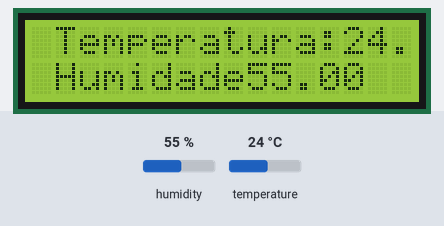
Recording of a sketch running on a simulated Arduino Mega 2560, built with avr-gcc and run on an emulated ATmega2560. Parts: 16×2 character LCD. The test bench sets the inputs (shaded band); at power-on: humidity 55 %, temperature 24 °C.

Above: at 1.2 s.
1.3 s: humidity set to 22 %
At 4.6 s:
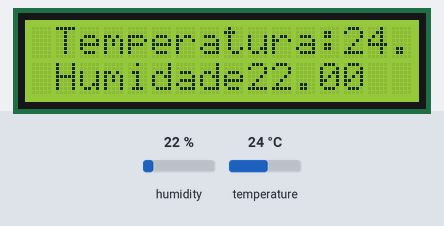
5.2 s: temperature set to 12 °C
At 6.8 s:
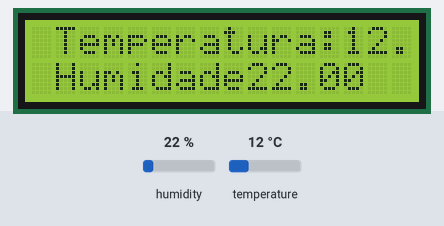
9.1 s: humidity set to 40 %
At 10.2 s:
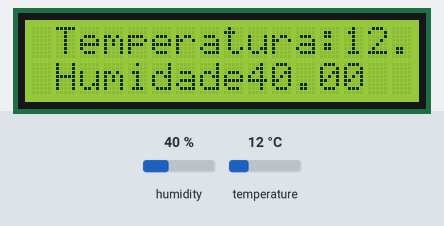
13.0 s: temperature set to 19 °C
At 15.8 s:
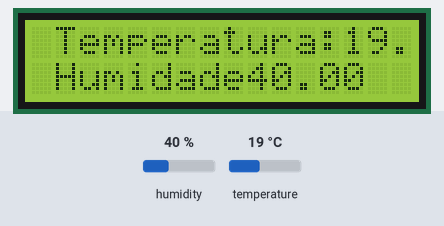
Timing chart, 0 to 17.3 s (numbered marks = the images above; inputs shaded):
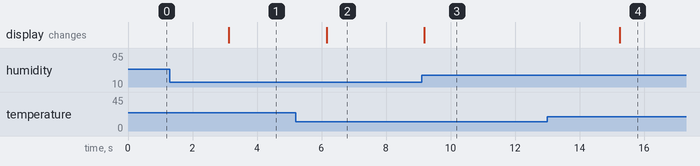

Measured:
- after the input at 1.3 s, the display: changes after 1.8 s (image 1)
- after the input at 5.2 s, the display: changes after 0.96 s (image 2)
- after the input at 9.1 s, the display: changes after 0.09 s (image 3)
- after the input at 13.0 s, the display: changes after 2.2 s (image 4)

The sketch:

dht_lcd_esp.ino
```cpp
#include <LiquidCrystal.h>
#include <DHT.h>
LiquidCrystal lcd (19,23,18,17,16,15);

int pin = 21;
DHT dht(pin, DHT11);

void setup() {
  // put your setup code here, to run once:
  dht.begin();
  lcd.begin(16,2);
  lcd.home();
}

void loop() {
  // put your main code here, to run repeatedly:
  lcd.clear();
  float h = dht.readHumidity();
  float t = dht.readTemperature();

  lcd.setCursor(1,0);

  if(isnan(h) || isnan(t)){
    lcd.print("Erro");
  }
  else
  {
    lcd.print("Temperatura:");
    lcd.print(t);
    lcd.setCursor(1,1);
    lcd.print("Humidade");
    lcd.print(h);
  }
  delay(3000);
}
```
